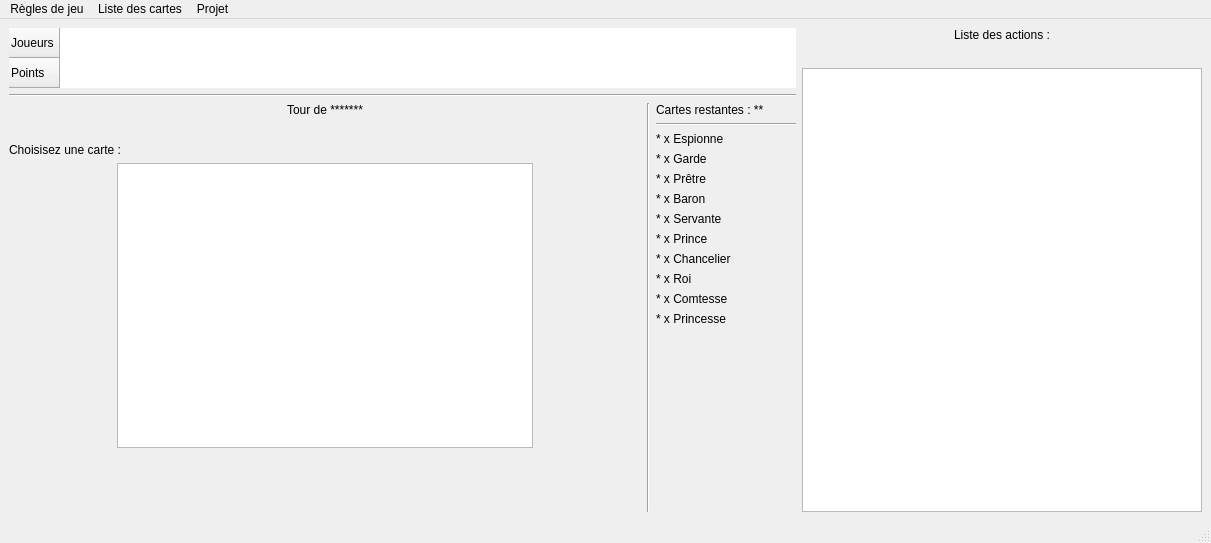
<?xml version="1.0" encoding="UTF-8"?>
<ui version="4.0">
 <class>MainWindow</class>
 <widget class="QMainWindow" name="MainWindow">
  <property name="geometry">
   <rect>
    <x>0</x>
    <y>0</y>
    <width>1211</width>
    <height>543</height>
   </rect>
  </property>
  <property name="windowTitle">
   <string>MainWindow</string>
  </property>
  <widget class="QWidget" name="widgetPrincipale">
   <property name="minimumSize">
    <size>
     <width>1211</width>
     <height>497</height>
    </size>
   </property>
   <layout class="QHBoxLayout" name="horizontalLayout">
    <item>
     <layout class="QVBoxLayout" name="verticalLayout_2">
      <item>
       <widget class="QTableWidget" name="listeJoueurs">
        <property name="enabled">
         <bool>true</bool>
        </property>
        <property name="sizePolicy">
         <sizepolicy hsizetype="Expanding" vsizetype="Fixed">
          <horstretch>0</horstretch>
          <verstretch>0</verstretch>
         </sizepolicy>
        </property>
        <property name="minimumSize">
         <size>
          <width>0</width>
          <height>60</height>
         </size>
        </property>
        <property name="maximumSize">
         <size>
          <width>16777215</width>
          <height>60</height>
         </size>
        </property>
        <property name="frameShape">
         <enum>QFrame::Shape::NoFrame</enum>
        </property>
        <property name="frameShadow">
         <enum>QFrame::Shadow::Plain</enum>
        </property>
        <property name="verticalScrollBarPolicy">
         <enum>Qt::ScrollBarPolicy::ScrollBarAlwaysOff</enum>
        </property>
        <property name="editTriggers">
         <set>QAbstractItemView::EditTrigger::NoEditTriggers</set>
        </property>
        <property name="dragEnabled">
         <bool>false</bool>
        </property>
        <property name="selectionMode">
         <enum>QAbstractItemView::SelectionMode::NoSelection</enum>
        </property>
        <property name="showGrid">
         <bool>false</bool>
        </property>
        <attribute name="horizontalHeaderVisible">
         <bool>false</bool>
        </attribute>
        <attribute name="horizontalHeaderMinimumSectionSize">
         <number>100</number>
        </attribute>
        <attribute name="horizontalHeaderHighlightSections">
         <bool>false</bool>
        </attribute>
        <attribute name="verticalHeaderVisible">
         <bool>true</bool>
        </attribute>
        <attribute name="verticalHeaderCascadingSectionResizes">
         <bool>true</bool>
        </attribute>
        <attribute name="verticalHeaderMinimumSectionSize">
         <number>30</number>
        </attribute>
        <attribute name="verticalHeaderHighlightSections">
         <bool>false</bool>
        </attribute>
        <row>
         <property name="text">
          <string>Joueurs</string>
         </property>
        </row>
        <row>
         <property name="text">
          <string>Points</string>
         </property>
        </row>
       </widget>
      </item>
      <item>
       <widget class="Line" name="line_3">
        <property name="orientation">
         <enum>Qt::Orientation::Horizontal</enum>
        </property>
       </widget>
      </item>
      <item>
       <layout class="QHBoxLayout" name="horizontalLayout_2">
        <item>
         <layout class="QVBoxLayout" name="verticalLayout_4">
          <item alignment="Qt::AlignmentFlag::AlignHCenter">
           <widget class="QLabel" name="labelTourDe">
            <property name="text">
             <string>Tour de *******</string>
            </property>
           </widget>
          </item>
          <item>
           <spacer name="horizontalSpacer_3">
            <property name="orientation">
             <enum>Qt::Orientation::Horizontal</enum>
            </property>
            <property name="sizeHint" stdset="0">
             <size>
              <width>40</width>
              <height>20</height>
             </size>
            </property>
           </spacer>
          </item>
          <item>
           <widget class="QLabel" name="labelInfoActionJoueur">
            <property name="text">
             <string>Choisisez une carte :</string>
            </property>
           </widget>
          </item>
          <item>
           <layout class="QVBoxLayout" name="verticalLayout_5">
            <item>
             <layout class="QHBoxLayout" name="horizontalLayout_3">
              <item>
               <widget class="QListWidget" name="listeCarteMain">
                <property name="sizePolicy">
                 <sizepolicy hsizetype="Fixed" vsizetype="Fixed">
                  <horstretch>0</horstretch>
                  <verstretch>0</verstretch>
                 </sizepolicy>
                </property>
                <property name="minimumSize">
                 <size>
                  <width>416</width>
                  <height>285</height>
                 </size>
                </property>
                <property name="maximumSize">
                 <size>
                  <width>416</width>
                  <height>285</height>
                 </size>
                </property>
                <property name="verticalScrollBarPolicy">
                 <enum>Qt::ScrollBarPolicy::ScrollBarAlwaysOff</enum>
                </property>
                <property name="horizontalScrollBarPolicy">
                 <enum>Qt::ScrollBarPolicy::ScrollBarAlwaysOff</enum>
                </property>
                <property name="iconSize">
                 <size>
                  <width>200</width>
                  <height>300</height>
                 </size>
                </property>
                <property name="movement">
                 <enum>QListView::Movement::Static</enum>
                </property>
                <property name="isWrapping" stdset="0">
                 <bool>false</bool>
                </property>
                <property name="viewMode">
                 <enum>QListView::ViewMode::IconMode</enum>
                </property>
                <property name="batchSize">
                 <number>100</number>
                </property>
                <property name="itemAlignment">
                 <set>Qt::AlignmentFlag::AlignCenter</set>
                </property>
               </widget>
              </item>
              <item>
               <layout class="QGridLayout" name="listeCarteChoixGarde">
                <property name="sizeConstraint">
                 <enum>QLayout::SizeConstraint::SetDefaultConstraint</enum>
                </property>
               </layout>
              </item>
             </layout>
            </item>
            <item>
             <layout class="QHBoxLayout" name="horizontalLayout_5">
              <item>
               <layout class="QVBoxLayout" name="listeJoueursCible"/>
              </item>
              <item>
               <layout class="QHBoxLayout" name="listeCarteAGarder"/>
              </item>
             </layout>
            </item>
            <item>
             <spacer name="verticalSpacer_2">
              <property name="orientation">
               <enum>Qt::Orientation::Vertical</enum>
              </property>
              <property name="sizeHint" stdset="0">
               <size>
                <width>0</width>
                <height>0</height>
               </size>
              </property>
             </spacer>
            </item>
           </layout>
          </item>
         </layout>
        </item>
        <item>
         <widget class="Line" name="line_2">
          <property name="orientation">
           <enum>Qt::Orientation::Vertical</enum>
          </property>
         </widget>
        </item>
        <item>
         <layout class="QVBoxLayout" name="verticalLayout_3">
          <item>
           <widget class="QLabel" name="labelNbCartesRestantes">
            <property name="sizePolicy">
             <sizepolicy hsizetype="Minimum" vsizetype="Preferred">
              <horstretch>0</horstretch>
              <verstretch>0</verstretch>
             </sizepolicy>
            </property>
            <property name="text">
             <string>Cartes restantes : **</string>
            </property>
           </widget>
          </item>
          <item>
           <widget class="Line" name="line">
            <property name="orientation">
             <enum>Qt::Orientation::Horizontal</enum>
            </property>
           </widget>
          </item>
          <item>
           <widget class="QLabel" name="labelNbEspionne">
            <property name="sizePolicy">
             <sizepolicy hsizetype="Minimum" vsizetype="Preferred">
              <horstretch>0</horstretch>
              <verstretch>0</verstretch>
             </sizepolicy>
            </property>
            <property name="text">
             <string>* x Espionne</string>
            </property>
           </widget>
          </item>
          <item>
           <widget class="QLabel" name="labelNbGarde">
            <property name="sizePolicy">
             <sizepolicy hsizetype="Minimum" vsizetype="Preferred">
              <horstretch>0</horstretch>
              <verstretch>0</verstretch>
             </sizepolicy>
            </property>
            <property name="text">
             <string>* x Garde</string>
            </property>
           </widget>
          </item>
          <item>
           <widget class="QLabel" name="labelNbPretre">
            <property name="sizePolicy">
             <sizepolicy hsizetype="Minimum" vsizetype="Preferred">
              <horstretch>0</horstretch>
              <verstretch>0</verstretch>
             </sizepolicy>
            </property>
            <property name="text">
             <string>* x Prêtre</string>
            </property>
           </widget>
          </item>
          <item>
           <widget class="QLabel" name="labelNbBaron">
            <property name="sizePolicy">
             <sizepolicy hsizetype="Minimum" vsizetype="Preferred">
              <horstretch>0</horstretch>
              <verstretch>0</verstretch>
             </sizepolicy>
            </property>
            <property name="text">
             <string>* x Baron</string>
            </property>
           </widget>
          </item>
          <item>
           <widget class="QLabel" name="labelNbServante">
            <property name="sizePolicy">
             <sizepolicy hsizetype="Minimum" vsizetype="Preferred">
              <horstretch>0</horstretch>
              <verstretch>0</verstretch>
             </sizepolicy>
            </property>
            <property name="text">
             <string>* x Servante</string>
            </property>
           </widget>
          </item>
          <item>
           <widget class="QLabel" name="labelNbPrince">
            <property name="sizePolicy">
             <sizepolicy hsizetype="Minimum" vsizetype="Preferred">
              <horstretch>0</horstretch>
              <verstretch>0</verstretch>
             </sizepolicy>
            </property>
            <property name="text">
             <string>* x Prince</string>
            </property>
           </widget>
          </item>
          <item>
           <widget class="QLabel" name="labelNbChancelier">
            <property name="sizePolicy">
             <sizepolicy hsizetype="Minimum" vsizetype="Preferred">
              <horstretch>0</horstretch>
              <verstretch>0</verstretch>
             </sizepolicy>
            </property>
            <property name="text">
             <string>* x Chancelier</string>
            </property>
           </widget>
          </item>
          <item>
           <widget class="QLabel" name="labelNbRoi">
            <property name="sizePolicy">
             <sizepolicy hsizetype="Minimum" vsizetype="Preferred">
              <horstretch>0</horstretch>
              <verstretch>0</verstretch>
             </sizepolicy>
            </property>
            <property name="text">
             <string>* x Roi</string>
            </property>
           </widget>
          </item>
          <item>
           <widget class="QLabel" name="labelNbComtesse">
            <property name="sizePolicy">
             <sizepolicy hsizetype="Minimum" vsizetype="Preferred">
              <horstretch>0</horstretch>
              <verstretch>0</verstretch>
             </sizepolicy>
            </property>
            <property name="text">
             <string>* x Comtesse</string>
            </property>
           </widget>
          </item>
          <item>
           <widget class="QLabel" name="labelNbPrincesse">
            <property name="sizePolicy">
             <sizepolicy hsizetype="Minimum" vsizetype="Preferred">
              <horstretch>0</horstretch>
              <verstretch>0</verstretch>
             </sizepolicy>
            </property>
            <property name="text">
             <string>* x Princesse</string>
            </property>
           </widget>
          </item>
          <item>
           <spacer name="verticalSpacer">
            <property name="orientation">
             <enum>Qt::Orientation::Vertical</enum>
            </property>
            <property name="sizeHint" stdset="0">
             <size>
              <width>20</width>
              <height>40</height>
             </size>
            </property>
           </spacer>
          </item>
          <item>
           <spacer name="horizontalSpacer_2">
            <property name="orientation">
             <enum>Qt::Orientation::Horizontal</enum>
            </property>
            <property name="sizeType">
             <enum>QSizePolicy::Policy::Fixed</enum>
            </property>
            <property name="sizeHint" stdset="0">
             <size>
              <width>140</width>
              <height>20</height>
             </size>
            </property>
           </spacer>
          </item>
         </layout>
        </item>
       </layout>
      </item>
     </layout>
    </item>
    <item>
     <layout class="QVBoxLayout" name="verticalLayout">
      <item alignment="Qt::AlignmentFlag::AlignHCenter">
       <widget class="QLabel" name="label">
        <property name="text">
         <string>Liste des actions :</string>
        </property>
       </widget>
      </item>
      <item>
       <spacer name="horizontalSpacer">
        <property name="orientation">
         <enum>Qt::Orientation::Horizontal</enum>
        </property>
        <property name="sizeType">
         <enum>QSizePolicy::Policy::Fixed</enum>
        </property>
        <property name="sizeHint" stdset="0">
         <size>
          <width>400</width>
          <height>20</height>
         </size>
        </property>
       </spacer>
      </item>
      <item>
       <widget class="QTextEdit" name="textLog">
        <property name="sizePolicy">
         <sizepolicy hsizetype="Minimum" vsizetype="Expanding">
          <horstretch>0</horstretch>
          <verstretch>0</verstretch>
         </sizepolicy>
        </property>
        <property name="readOnly">
         <bool>true</bool>
        </property>
       </widget>
      </item>
     </layout>
    </item>
   </layout>
  </widget>
  <widget class="QStatusBar" name="statusbar"/>
  <widget class="QMenuBar" name="menubar">
   <property name="geometry">
    <rect>
     <x>0</x>
     <y>0</y>
     <width>1211</width>
     <height>23</height>
    </rect>
   </property>
   <addaction name="actionRegles_de_jeu"/>
   <addaction name="actionListe_des_cartes"/>
   <addaction name="actionProjet"/>
  </widget>
  <action name="actionRegles_de_jeu">
   <property name="text">
    <string>Règles de jeu</string>
   </property>
   <property name="shortcut">
    <string>R</string>
   </property>
  </action>
  <action name="actionListe_des_cartes">
   <property name="text">
    <string>Liste des cartes</string>
   </property>
   <property name="toolTip">
    <string>Liste des cartes</string>
   </property>
   <property name="shortcut">
    <string>L, C</string>
   </property>
  </action>
  <action name="actionProjet">
   <property name="text">
    <string>Projet</string>
   </property>
   <property name="shortcut">
    <string>P</string>
   </property>
  </action>
 </widget>
 <resources/>
 <connections/>
</ui>
